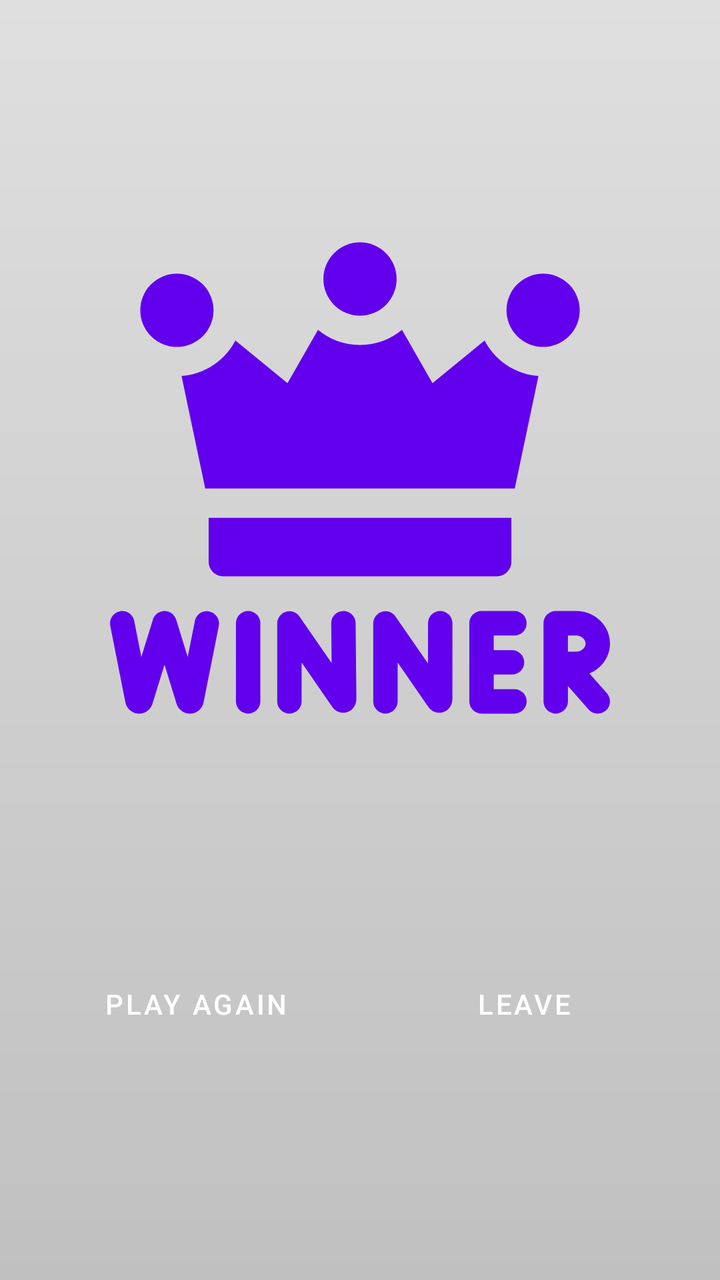
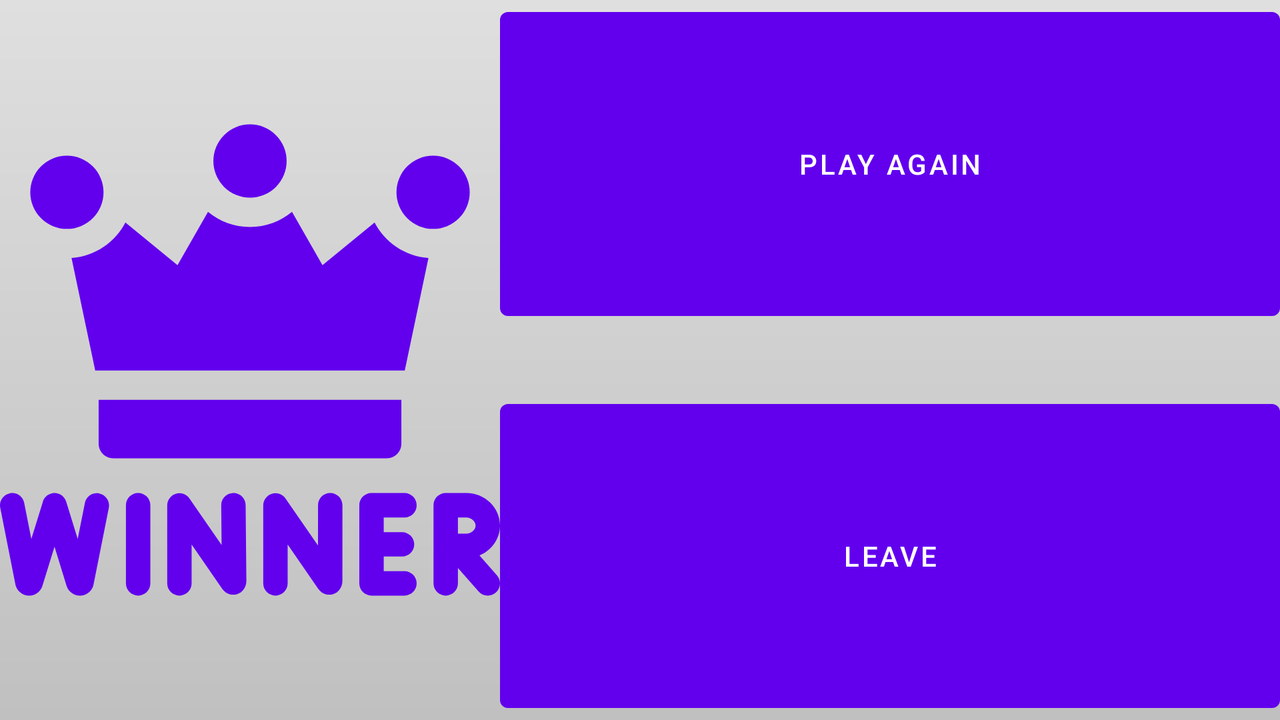

First picture: res/layout/ on a phone held upright. Second picture: the repository's own variant of that layout, on a device whose configuration matches the variant's folder. Source for both follows.
<!-- AndroidManifest.xml: application theme AppTheme -->
<!-- res/layout/fragment_game_won.xml -->
<?xml version="1.0" encoding="utf-8"?>
<androidx.constraintlayout.widget.ConstraintLayout xmlns:android="http://schemas.android.com/apk/res/android"
    xmlns:app="http://schemas.android.com/apk/res-auto"
    xmlns:tools="http://schemas.android.com/tools"
    android:layout_width="match_parent"
    android:layout_height="match_parent"
    android:background="@drawable/bg"
    tools:context=".ui.quiz.GameWonFragment">

    <ImageView
        android:id="@+id/gameWonImage"
        android:layout_width="250dp"
        android:layout_height="250dp"
        android:contentDescription="@string/game_won"
        android:src="@drawable/winner"
        app:layout_constraintBottom_toTopOf="@+id/playAgainButton"
        app:layout_constraintEnd_toEndOf="parent"
        app:layout_constraintHorizontal_bias="0.5"
        app:layout_constraintStart_toStartOf="parent"
        app:layout_constraintTop_toTopOf="parent" />

    <Button
        android:id="@+id/playAgainButton"
        android:layout_width="0dp"
        android:layout_height="wrap_content"
        android:layout_marginStart="32dp"
        android:layout_marginEnd="16dp"
        android:background="@drawable/round_bg"
        android:text="@string/play_again"
        android:textColor="@android:color/white"
        app:layout_constraintBottom_toBottomOf="parent"
        app:layout_constraintEnd_toStartOf="@+id/leaveGameButton"
        app:layout_constraintHorizontal_bias="0.5"
        app:layout_constraintStart_toStartOf="parent"
        app:layout_constraintTop_toBottomOf="@+id/gameWonImage" />

    <Button
        android:id="@+id/leaveGameButton"
        android:layout_width="0dp"
        android:layout_height="wrap_content"
        android:layout_marginStart="16dp"
        android:layout_marginEnd="32dp"
        android:background="@drawable/round_bg"
        android:text="@string/leave"
        android:textColor="@android:color/white"
        app:layout_constraintBaseline_toBaselineOf="@+id/playAgainButton"
        app:layout_constraintEnd_toEndOf="parent"
        app:layout_constraintHorizontal_bias="0.5"
        app:layout_constraintStart_toEndOf="@+id/playAgainButton" />

</androidx.constraintlayout.widget.ConstraintLayout>
<!-- resources referenced by this layout -->
<resources>
  <!-- drawable bg (drawable) -->
  <?xml version="1.0" encoding="utf-8"?>
  <shape xmlns:android="http://schemas.android.com/apk/res/android">
      <gradient
          android:startColor="#C0C0C0"
          android:endColor="#E0DFDF"
          android:angle="90"/>
  </shape>
  <!-- drawable winner: vector/xml drawable (drawable, 4041 chars, omitted) -->
  <string name="game_won">Game won</string>
  <string name="leave">Leave</string>
  <string name="play_again">Play again</string>
  <style name="AppTheme" parent="Theme.MaterialComponents.Light.DarkActionBar">
          
          <item name="colorPrimary">@color/colorPrimary</item>
          <item name="colorPrimaryDark">@color/colorPrimaryDark</item>
          <item name="colorAccent">@color/colorAccent</item>
      </style>
</resources>
<!-- res/layout-land/fragment_game_won.xml (the repository's variant of the layout above) -->
<!-- drawn on the phone turned sideways -->
<?xml version="1.0" encoding="utf-8"?>
<androidx.constraintlayout.widget.ConstraintLayout xmlns:android="http://schemas.android.com/apk/res/android"
    xmlns:app="http://schemas.android.com/apk/res-auto"
    xmlns:tools="http://schemas.android.com/tools"
    android:layout_width="match_parent"
    android:layout_height="match_parent"
    android:background="@drawable/bg"
    tools:context=".ui.quiz.GameWonFragment">

    <ImageView
        android:id="@+id/gameWonImage"
        android:layout_width="250dp"
        android:layout_height="250dp"
        android:contentDescription="@string/game_won"
        android:src="@drawable/winner"
        app:layout_constraintBottom_toBottomOf="parent"
        app:layout_constraintEnd_toStartOf="@+id/leaveGameButton"
        app:layout_constraintHorizontal_bias="0.5"
        app:layout_constraintStart_toStartOf="parent"
        app:layout_constraintTop_toTopOf="parent" />

    <Button
        android:id="@+id/playAgainButton"
        style="@style/quiz_buttons"
        android:layout_marginBottom="16dp"
        android:text="@string/play_again"
        app:layout_constraintBottom_toTopOf="@+id/leaveGameButton"
        app:layout_constraintEnd_toEndOf="@+id/leaveGameButton"
        app:layout_constraintStart_toStartOf="@+id/leaveGameButton"
        app:layout_constraintTop_toTopOf="parent"
        app:layout_constraintVertical_chainStyle="packed" />

    <Button
        android:id="@+id/leaveGameButton"
        style="@style/quiz_buttons"
        android:layout_marginTop="16dp"
        android:text="@string/leave"
        app:layout_constraintBottom_toBottomOf="parent"
        app:layout_constraintEnd_toEndOf="parent"
        app:layout_constraintStart_toEndOf="@+id/gameWonImage"
        app:layout_constraintTop_toBottomOf="@+id/playAgainButton" />

</androidx.constraintlayout.widget.ConstraintLayout>
